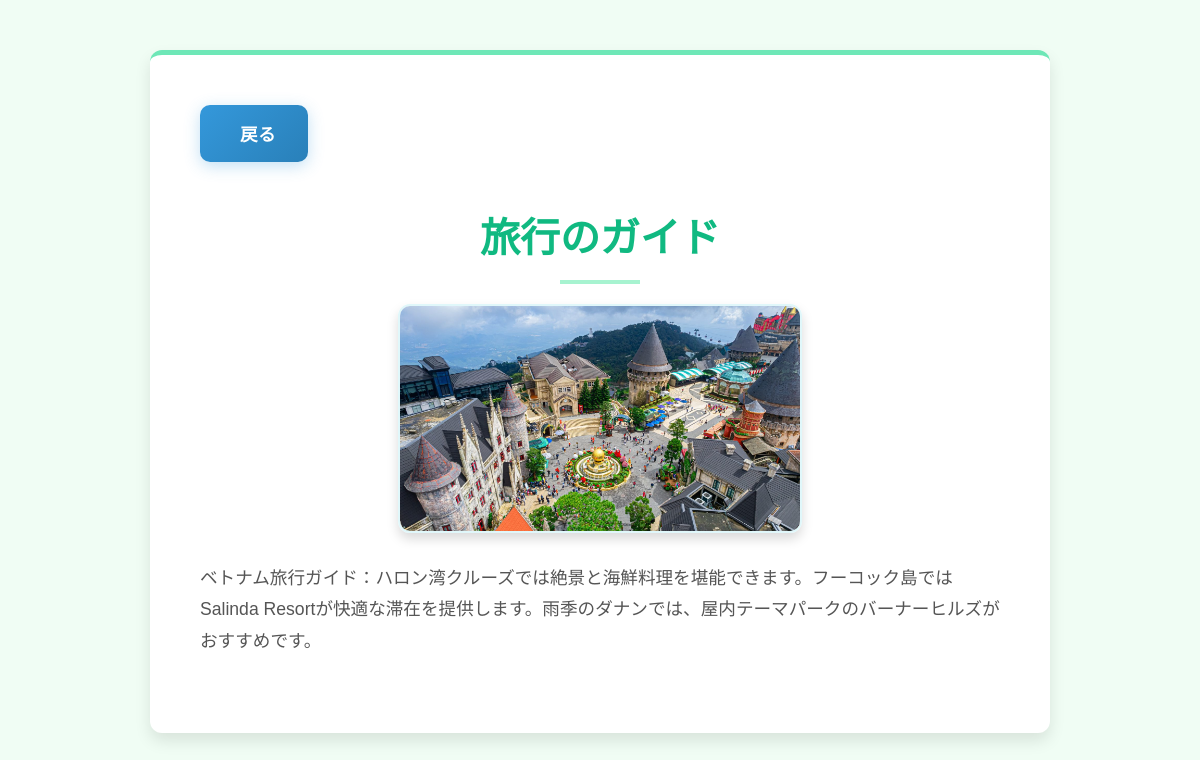
The app's page /general/detail/旅行, older data.
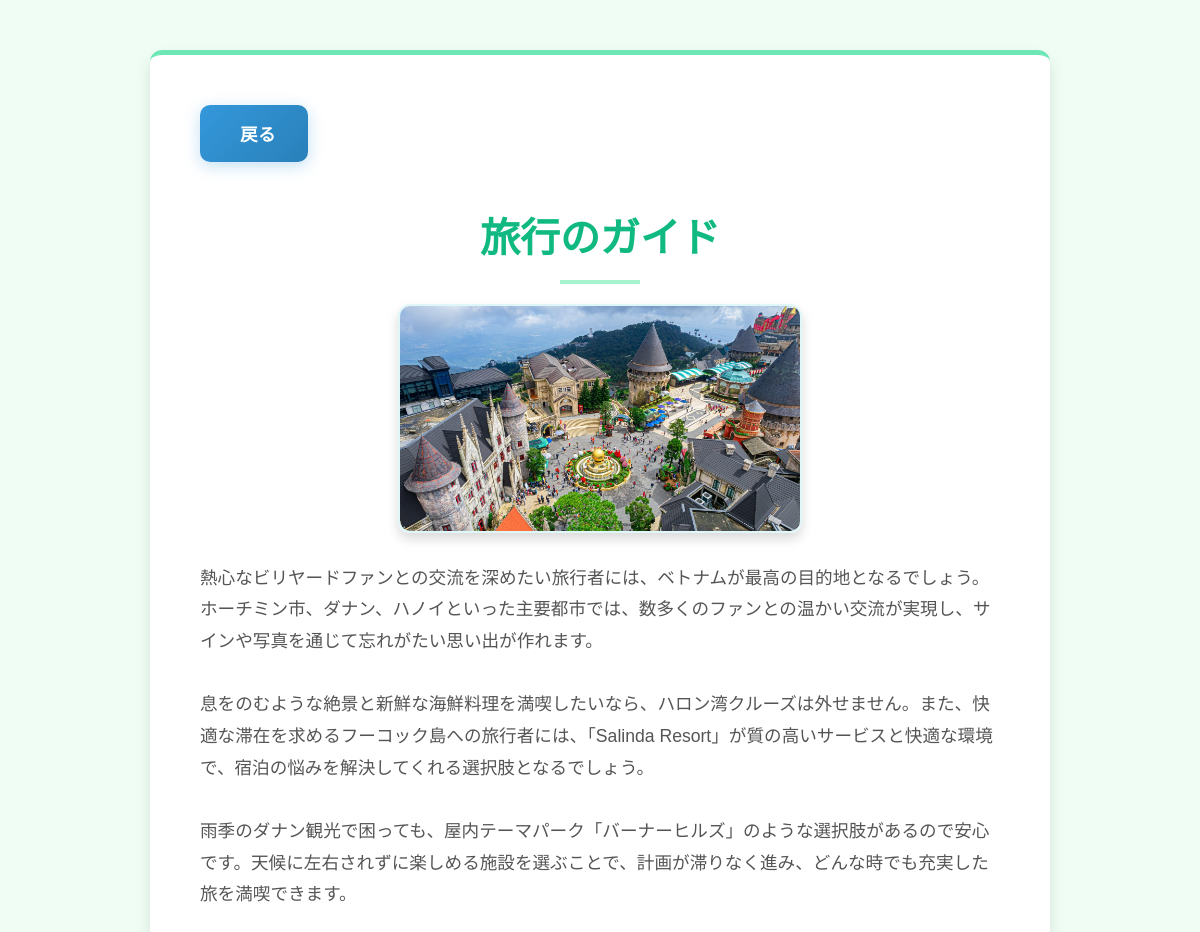
The same page, newer data.
### app1/models.py (models this page shows, shortened)
class GuideBook(models.Model):
    id=models.UUIDField(primary_key=True,default=uuid.uuid4,editable=False)
    title=models.TextField(verbose_name="タイトル")
    body=models.TextField(verbose_name="本文")
    tag=models.ManyToManyField('Tags',verbose_name="tag",blank=True)
    created=models.DateTimeField(null=True,auto_now_add=True,verbose_name="作成時間")
    articles=models.IntegerField(null=True,verbose_name="参照した投稿の数")
    picture=models.ImageField(upload_to="app1/picture/",null=True,blank=True,verbose_name="picture")
    summary=models.TextField(null=True,verbose_name="要約")

### app1/views.py (the view)
class GuideBookDetailView(View):
    def get(self,request,tag):
        guidebook=GuideBook.objects.get(tag__name=tag)
        articles = Article.objects.all().order_by('-score')
        tid=Tags.objects.get(name=tag).id
        articles = articles.filter(tag__id=tid).order_by('-score')
        articles = articles.distinct()
        comments = Comment.objects.all()
        tags = Tags.objects.all()
        return render(request,"app1/guidebookdetail.html",{"guidebook":guidebook,"articles":articles,"comments":comments})

### templates/app1/guidebookdetail.html (shortened to what this page needs)
<head>
    {% load static %}
    <link rel="stylesheet" href ="{% static 'app1/css/guidebook.css' %} ">
</head>
<body>
    <div class="container">
        <button onclick="window.location.href='/general/'" class="back-button">
             戻る
        </button>
        <h3 class="text-center">{{guidebook.title}}</h3>
        {% if guidebook.picture %}
            <div class="guidebook-image">
                <img src="{{ guidebook.picture.url }}" alt="{{ guidebook.title }}">
            </div>
        {% endif %}
        <p>{{guidebook.body|linebreaksbr}}</p>
    </div>
</body>
</html>

Row changes from the older to the newer data that the page shows:
changed GuideBook "旅行のガイド": body "ベトナム旅行ガイド：ハロン湾クルーズでは絶景と海鮮料理を堪能できます。フーコック島ではSalinda Resortが快適な滞在を提供します。雨季のダナンでは、屋内テーマパークのバーナーヒルズがおすすめです。" → "熱心なビリヤードファンとの交流を深めたい旅行者には、ベトナムが最高の目的地となるでしょう。ホーチミン市、ダナン、ハノイといった主要都市では、数多くのファンとの温かい交流が実現し、サインや写真を通じて忘れがたい思い出が作れます。 息をのむような絶景と新鮮な海鮮料理を満喫したいなら、ハロン湾クルーズは外せません。また、快適な滞在を求めるフーコック島への旅行者には、「Salinda Resort」が質の高いサービスと快適な環境で、宿泊の悩みを解決してくれる選択肢となるでしょう。 雨季のダナン観光で困っても、屋内テーマパーク「バーナーヒルズ」のような選択肢があるので安心です。天候に左右されずに楽しめる施設を選ぶことで、計画が滞りなく進み、どんな時でも充実した旅を満喫できます。"
